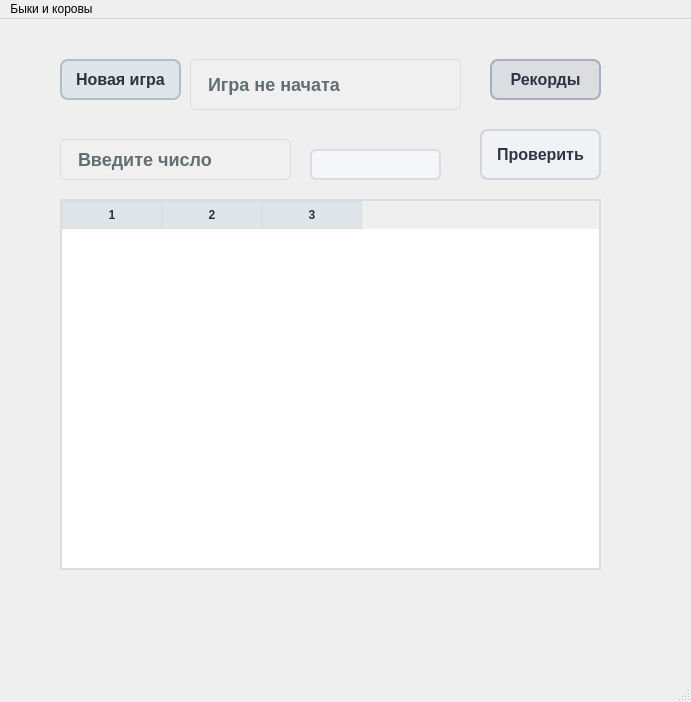
<?xml version="1.0" encoding="UTF-8"?>
<ui version="4.0">
 <class>MainWindow</class>
 <widget class="QMainWindow" name="MainWindow">
  <property name="geometry">
   <rect>
    <x>0</x>
    <y>0</y>
    <width>691</width>
    <height>702</height>
   </rect>
  </property>
  <property name="windowTitle">
   <string>MainWindow</string>
  </property>
  <widget class="QWidget" name="centralwidget">
   <widget class="QPushButton" name="new_game">
    <property name="geometry">
     <rect>
      <x>60</x>
      <y>40</y>
      <width>121</width>
      <height>41</height>
     </rect>
    </property>
    <property name="styleSheet">
     <string notr="true">QPushButton {
    background-color: #dfe6e9;
    border: 2px solid #b2bec3;
    border-radius: 8px;
    padding: 6px 12px;
    font-size: 16px;
    font-weight: bold;
    color: #2d3436;
}
QPushButton:hover {
    background-color: #b2bec3;
}
</string>
    </property>
    <property name="text">
     <string>Новая игра</string>
    </property>
   </widget>
   <widget class="QLabel" name="info">
    <property name="geometry">
     <rect>
      <x>190</x>
      <y>40</y>
      <width>271</width>
      <height>51</height>
     </rect>
    </property>
    <property name="styleSheet">
     <string notr="true">QLabel {
    font-size: 18px;
    font-weight: 600;
    color: #636e72;
    background-color: #f0f0f0;
    border: 1px solid #dcdde1;
    border-radius: 6px;
    padding: 6px 12px;
}
</string>
    </property>
    <property name="text">
     <string>Игра не начата</string>
    </property>
   </widget>
   <widget class="QPushButton" name="records">
    <property name="geometry">
     <rect>
      <x>490</x>
      <y>40</y>
      <width>111</width>
      <height>41</height>
     </rect>
    </property>
    <property name="styleSheet">
     <string notr="true">QPushButton {
    background-color: #dcdde1;
    border: 2px solid #a4b0be;
    border-radius: 8px;
    padding: 6px 12px;
    font-size: 16px;
    font-weight: bold;
    color: #2f3542;
}
QPushButton:hover {
    background-color: #ced6e0;
}
</string>
    </property>
    <property name="text">
     <string>Рекорды</string>
    </property>
   </widget>
   <widget class="QLabel" name="Entering">
    <property name="geometry">
     <rect>
      <x>60</x>
      <y>120</y>
      <width>231</width>
      <height>41</height>
     </rect>
    </property>
    <property name="styleSheet">
     <string notr="true">QLabel {
    font-size: 18px;
    font-weight: 600;
    color: #636e72;
    background-color: #f0f0f0;
    border: 1px solid #dcdde1;
    border-radius: 6px;
    padding: 6px 12px;
}
</string>
    </property>
    <property name="text">
     <string>Введите число</string>
    </property>
   </widget>
   <widget class="QLineEdit" name="lineEdit">
    <property name="geometry">
     <rect>
      <x>310</x>
      <y>130</y>
      <width>131</width>
      <height>31</height>
     </rect>
    </property>
    <property name="styleSheet">
     <string notr="true">QLineEdit {
    background-color: #f5f6fa;
    border: 2px solid #dcdde1;
    border-radius: 6px;
    padding: 4px 8px;
    font-size: 16px;
    color: #2f3640;
}
</string>
    </property>
   </widget>
   <widget class="QPushButton" name="Check_but">
    <property name="geometry">
     <rect>
      <x>480</x>
      <y>110</y>
      <width>121</width>
      <height>51</height>
     </rect>
    </property>
    <property name="styleSheet">
     <string notr="true">QPushButton {
    background-color: #f1f2f6;
    border: 2px solid #ced6e0;
    border-radius: 8px;
    padding: 6px 12px;
    font-size: 16px;
    font-weight: bold;
    color: #2f3542;
}
QPushButton:hover {
    background-color: #dcdde1;
}

</string>
    </property>
    <property name="text">
     <string>Проверить</string>
    </property>
   </widget>
   <widget class="QTableWidget" name="results">
    <property name="geometry">
     <rect>
      <x>60</x>
      <y>180</y>
      <width>541</width>
      <height>371</height>
     </rect>
    </property>
    <property name="styleSheet">
     <string notr="true">QTableWidget {
    background-color: #ffffff;
    border: 2px solid #dcdde1;
    font-size: 14px;
    color: #2d3436;
    gridline-color: #dcdde1;
}
QHeaderView::section {
    background-color: #dfe6e9;
    color: #2d3436;
    font-weight: bold;
    padding: 4px;
    border: 1px solid #dcdde1;
}
QTableWidget::item {
    padding: 6px;
}
</string>
    </property>
    <property name="rowCount">
     <number>0</number>
    </property>
    <property name="columnCount">
     <number>3</number>
    </property>
    <attribute name="horizontalHeaderVisible">
     <bool>true</bool>
    </attribute>
    <attribute name="horizontalHeaderCascadingSectionResizes">
     <bool>false</bool>
    </attribute>
    <attribute name="horizontalHeaderMinimumSectionSize">
     <number>40</number>
    </attribute>
    <attribute name="horizontalHeaderHighlightSections">
     <bool>false</bool>
    </attribute>
    <attribute name="horizontalHeaderShowSortIndicator" stdset="0">
     <bool>true</bool>
    </attribute>
    <attribute name="horizontalHeaderStretchLastSection">
     <bool>false</bool>
    </attribute>
    <attribute name="verticalHeaderVisible">
     <bool>false</bool>
    </attribute>
    <attribute name="verticalHeaderCascadingSectionResizes">
     <bool>false</bool>
    </attribute>
    <attribute name="verticalHeaderShowSortIndicator" stdset="0">
     <bool>false</bool>
    </attribute>
    <attribute name="verticalHeaderStretchLastSection">
     <bool>false</bool>
    </attribute>
    <column/>
    <column/>
    <column/>
   </widget>
  </widget>
  <widget class="QMenuBar" name="menubar">
   <property name="geometry">
    <rect>
     <x>0</x>
     <y>0</y>
     <width>691</width>
     <height>26</height>
    </rect>
   </property>
   <widget class="QMenu" name="menu">
    <property name="title">
     <string>Быки и коровы</string>
    </property>
   </widget>
   <addaction name="menu"/>
  </widget>
  <widget class="QStatusBar" name="statusbar"/>
 </widget>
 <resources/>
 <connections/>
</ui>
